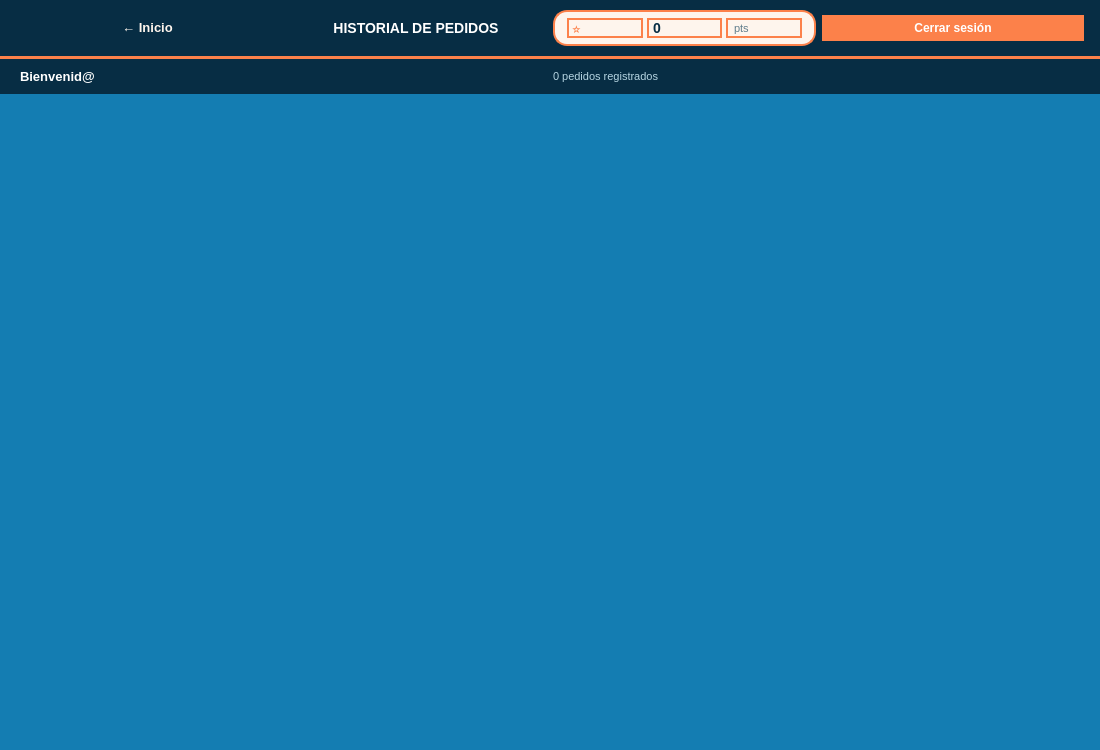
<?xml version="1.0" encoding="UTF-8"?>
<ui version="4.0">
 <class>HistorialUI</class>
 <widget class="QWidget" name="HistorialUI">
  <property name="geometry">
   <rect>
    <x>0</x>
    <y>0</y>
    <width>1100</width>
    <height>750</height>
   </rect>
  </property>

  <property name="styleSheet">
   <string>
    QWidget {
        background-color:#147DB2;
    }
   </string>
  </property>

  <layout class="QVBoxLayout" name="mainLayout">
   <property name="spacing">
    <number>0</number>
   </property>
   <property name="leftMargin">
    <number>0</number>
   </property>
   <property name="topMargin">
    <number>0</number>
   </property>
   <property name="rightMargin">
    <number>0</number>
   </property>
   <property name="bottomMargin">
    <number>0</number>
   </property>

   <item>
    <widget class="QFrame" name="topbar">
     <property name="styleSheet">
      <string>background:#072D44;</string>
     </property>

     <layout class="QHBoxLayout" name="topbarLayout">
      <property name="leftMargin">
       <number>16</number>
      </property>
      <property name="topMargin">
       <number>10</number>
      </property>
      <property name="rightMargin">
       <number>16</number>
      </property>
      <property name="bottomMargin">
       <number>10</number>
      </property>

      <item>
       <widget class="QPushButton" name="btnBack">
        <property name="cursor">
         <cursorShape>PointingHandCursor</cursorShape>
        </property>
        <property name="styleSheet">
         <string>QPushButton{background:transparent;color:#FEF5ED;border:none;font-size:13px;font-weight:700;}QPushButton:hover{color:#FC814A;}</string>
        </property>
        <property name="text">
         <string>← Inicio</string>
        </property>
       </widget>
      </item>

      <item>
       <widget class="QLabel" name="lblTitle">
        <property name="styleSheet">
         <string>color:#FFFFFF;font-size:14px;font-weight:700;</string>
        </property>
        <property name="text">
         <string>HISTORIAL DE PEDIDOS</string>
        </property>
        <property name="alignment">
         <set>Qt::AlignCenter</set>
        </property>
       </widget>
      </item>

      <item>
       <widget class="QFrame" name="ptsBox">
        <property name="styleSheet">
         <string>background:#FEF5ED;border-radius:14px;border:2px solid #FC814A;</string>
        </property>

        <layout class="QHBoxLayout" name="ptsLayout">
         <property name="spacing">
          <number>4</number>
         </property>
         <property name="leftMargin">
          <number>12</number>
         </property>
         <property name="topMargin">
          <number>6</number>
         </property>
         <property name="rightMargin">
          <number>12</number>
         </property>
         <property name="bottomMargin">
          <number>6</number>
         </property>

         <item>
          <widget class="QLabel" name="lblStar">
           <property name="styleSheet">
            <string>background:transparent;color:#FC814A;font-size:13px;</string>
           </property>
           <property name="text">
            <string>⭐</string>
           </property>
          </widget>
         </item>

         <item>
          <widget class="QLabel" name="lblPuntos">
           <property name="styleSheet">
            <string>background:transparent;color:#072D44;font-size:14px;font-weight:700;</string>
           </property>
           <property name="text">
            <string>0</string>
           </property>
          </widget>
         </item>

         <item>
          <widget class="QLabel" name="lblPuntosSub">
           <property name="styleSheet">
            <string>background:transparent;color:#607D8B;font-size:11px;</string>
           </property>
           <property name="text">
            <string> pts</string>
           </property>
          </widget>
         </item>

        </layout>
       </widget>
      </item>

      <item>
       <widget class="QPushButton" name="btnLogout">
        <property name="cursor">
         <cursorShape>PointingHandCursor</cursorShape>
        </property>
        <property name="styleSheet">
         <string>QPushButton{background:#FC814A;color:white;border:none;border-radius:16px;font-size:12px;font-weight:700;padding:6px 14px;}QPushButton:hover{background:#E66E3A;}</string>
        </property>
        <property name="text">
         <string>Cerrar sesión</string>
        </property>
       </widget>
      </item>

     </layout>
    </widget>
   </item>

   <item>
    <widget class="QFrame" name="sepLine">
     <property name="minimumSize">
      <size>
       <width>0</width>
       <height>3</height>
      </size>
     </property>
     <property name="maximumSize">
      <size>
       <width>16777215</width>
       <height>3</height>
      </size>
     </property>
     <property name="styleSheet">
      <string>background:#FC814A;</string>
     </property>
    </widget>
   </item>

   <item>
    <widget class="QFrame" name="subheader">
     <property name="styleSheet">
      <string>background:#072D44;</string>
     </property>

     <layout class="QHBoxLayout" name="subheaderLayout">
      <property name="leftMargin">
       <number>20</number>
      </property>
      <property name="topMargin">
       <number>10</number>
      </property>
      <property name="rightMargin">
       <number>20</number>
      </property>
      <property name="bottomMargin">
       <number>10</number>
      </property>

      <item>
       <widget class="QLabel" name="lblBienvenida">
        <property name="styleSheet">
         <string>color:#FFFFFF;font-size:13px;font-weight:700;</string>
        </property>
        <property name="text">
         <string>Bienvenid@</string>
        </property>
       </widget>
      </item>

      <item>
       <widget class="QLabel" name="lblNumPedidos">
        <property name="styleSheet">
         <string>color:#B6D5E2;font-size:11px;</string>
        </property>
        <property name="text">
         <string>0 pedidos registrados</string>
        </property>
       </widget>
      </item>

     </layout>
    </widget>
   </item>

   <item>
    <widget class="QScrollArea" name="scrollArea">
     <property name="widgetResizable">
      <bool>true</bool>
     </property>
     <property name="styleSheet">
      <string>QScrollArea{border:none;background:transparent;}</string>
     </property>

     <widget class="QWidget" name="scrollContent">
      <property name="styleSheet">
       <string>background:transparent;</string>
      </property>
      <layout class="QVBoxLayout" name="itemsLayout">
       <property name="spacing">
        <number>14</number>
       </property>
       <property name="leftMargin">
        <number>20</number>
       </property>
       <property name="topMargin">
        <number>16</number>
       </property>
       <property name="rightMargin">
        <number>20</number>
       </property>
       <property name="bottomMargin">
        <number>16</number>
       </property>

       <item>
        <spacer name="spacerBottom">
         <property name="orientation">
          <enum>Qt::Vertical</enum>
         </property>
        </spacer>
       </item>
      </layout>
     </widget>
    </widget>
   </item>

  </layout>
 </widget>
</ui>
